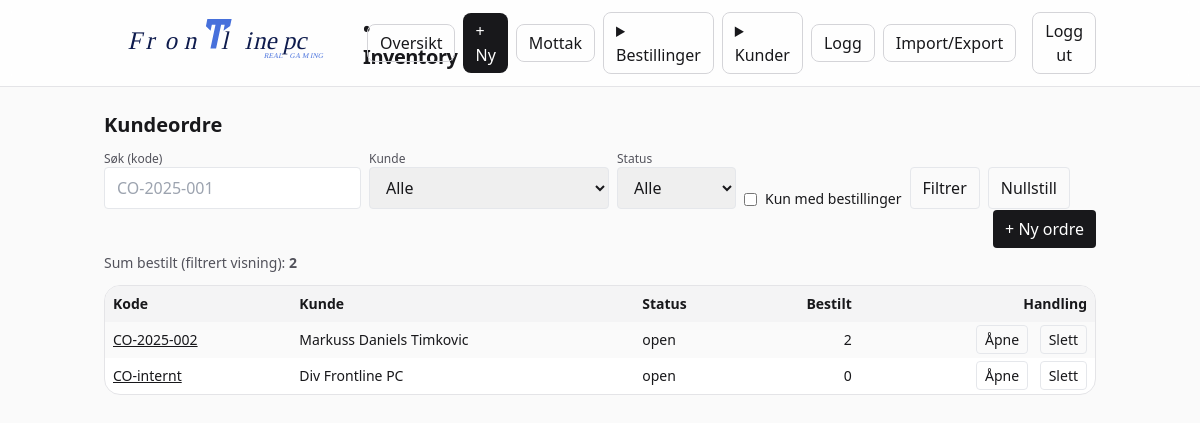
/co (signed in), run on the app's committed database.
### frontline_inventory_web/app/models.py (models this page shows)
class CustomerOrder(Base):
    __tablename__ = "customer_orders"
    id = Column(Integer, primary_key=True)
    code = Column(String(120), unique=True, nullable=False)
    customer_id = Column(Integer, ForeignKey("customers.id"), nullable=True)
    status = Column(String(20), default="open")
    notes = Column(String(500), default="")
    created_at = Column(DateTime)
    customer = relationship("Customer")
    lines = relationship("CustomerOrderLine", back_populates="co", cascade="all, delete-orphan")

class Customer(Base):
    __tablename__ = "customers"
    id: Mapped[int] = mapped_column(Integer, primary_key=True)
    name: Mapped[str] = mapped_column(String(200), nullable=False)
    email: Mapped[str] = mapped_column(String(200), default="")
    phone: Mapped[str] = mapped_column(String(50), default="")
    notes: Mapped[str] = mapped_column(String(500), default="")
    created_at: Mapped[datetime] = mapped_column(DateTime, default=datetime.utcnow)

### frontline_inventory_web/app/main.py (the view)
@app.get("/co")
def co_list(
    request: Request,
    q: str | None = None,
    customer_id: int | None = None,
    status: str | None = None,
    only_ordered: int | None = None,
    db: Session = Depends(get_db),
    current_user=Depends(require_user),
):
    stmt = select(CustomerOrder).order_by(CustomerOrder.created_at.desc())
    if q and q.strip():
        qs = f"%{q.strip()}%"
        from sqlalchemy import or_
        stmt = stmt.where(CustomerOrder.code.ilike(qs))
    if customer_id:
        stmt = stmt.where(CustomerOrder.customer_id == customer_id)
    if status and status.strip():
        stmt = stmt.where(CustomerOrder.status == status.strip())
    rows = db.execute(stmt).scalars().all()
    totals = {cid: total for cid, total in db.execute(
        select(CustomerOrderLine.co_id, func.sum(CustomerOrderLine.qty)).group_by(CustomerOrderLine.co_id)
    ).all()}
    if only_ordered:
        rows = [co for co in rows if (totals.get(co.id, 0) or 0) > 0]
    customers = db.execute(select(Customer).order_by(Customer.name.asc())).scalars().all()
    total_ordered = sum(int(totals.get(co.id, 0) or 0) for co in rows)
    return templates.TemplateResponse(
        "co_list.html",
        {
            "request": request,
            "user": current_user,
            "rows": rows,
            "customers": customers,
            "q": q or "",
            "selected_customer_id": int(customer_id) if customer_id else None,
            "selected_status": status or "",
            "ordered_totals": totals,
            "only_ordered": 1 if only_ordered else 0,
            "total_ordered": int(total_ordered),
        },
    )

### frontline_inventory_web/app/templates/co_list.html (shortened to what this page needs)
{% extends "base.html" %}
{% block content %}
<h1 class="text-xl font-semibold mb-3">Kundeordre</h1>
<form method="get" class="mb-3 flex flex-wrap gap-2 items-end">
  <div>
    <label class="block text-xs text-zinc-600">Søk (kode)</label>
    <input type="text" name="q" value="{{ q }}" class="px-3 py-2 rounded border" placeholder="CO-2025-001">
  </div>
  <div>
    <label class="block text-xs text-zinc-600">Kunde</label>
    <select name="customer_id" class="px-3 py-2 rounded border min-w-48">
      <option value="">Alle</option>
    </select>
  </div>
  <div>
    <label class="block text-xs text-zinc-600">Status</label>
    <select name="status" class="px-3 py-2 rounded border">
      <option value="" {% if not selected_status %}selected{% endif %}>Alle</option>
    </select>
  </div>
  <label class="inline-flex items-center gap-2 text-sm">
    <input type="checkbox" name="only_ordered" value="1" {% if only_ordered %}checked{% endif %} class="rounded border">
    Kun med bestillinger
  </label>
  <div class="flex gap-2">
    <button class="px-3 py-2 rounded border">Filtrer</button>
    <a class="px-3 py-2 rounded border" href="/co">Nullstill</a>
  </div>
  <div class="ml-auto">
    <a class="px-3 py-2 rounded bg-zinc-900 text-white" href="/co/new">+ Ny ordre</a>
  </div>
</form>
{% if total_ordered is defined %}
<div class="mb-3 text-sm text-zinc-600">Sum bestilt (filtrert visning): <b>{{ total_ordered }}</b></div>
{% endif %}
<div class="rounded-2xl border border-zinc-200 bg-white overflow-hidden">
  <table class="w-full text-sm">
    <thead class="bg-zinc-100"><tr><th class="p-2 text-left">Kode</th><th class="p-2 text-left">Kunde</th><th class="p-2 text-left">Status</th><th class="p-2 text-right">Bestilt</th><th class="p-2 text-right">Handling</th></tr></thead>
    <tbody>
      {% for co in rows %}
      <tr class="odd:bg-zinc-50">
        <td class="p-2"><a href="/co/{{ co.id }}" class="underline hover:no-underline">{{ co.code }}</a></td>
        <td class="p-2">{{ co.customer.name if co.customer else '' }}</td>
        <td class="p-2">{{ co.status }}</td>
        <td class="p-2 text-right">{{ ordered_totals[co.id] if ordered_totals and co.id in ordered_totals else 0 }}</td>
        <td class="p-2 text-right">
          <a class="px-2 py-1 rounded border mr-2" href="/co/{{ co.id }}">Åpne</a>
          <a class="px-2 py-1 rounded border" href="/co/{{ co.id }}/delete">Slett</a>
        </td>
      </tr>
      {% endfor %}
    </tbody>
  </table>
</div>
{% endblock %}

### data on the page
CustomerOrder: code "CO-2025-002", customer "Markuss Daniels Timkovic", status "open", id "2"
CustomerOrder: code "CO-internt", customer "Div Frontline PC", status "open", ordered_totals "0"

### other printed values
{{ total_ordered }} "2"
